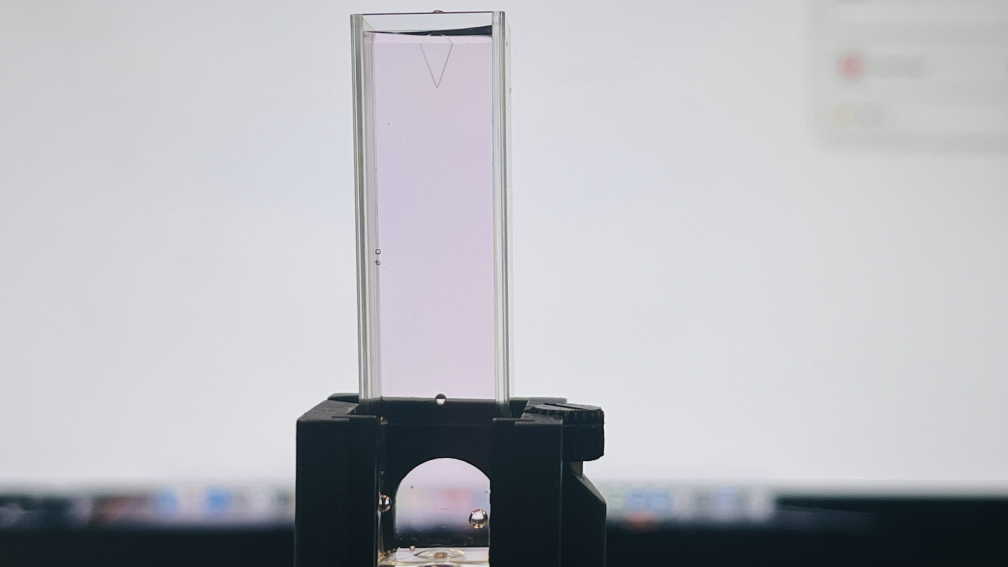
#> input picture ColorPython/ROJO01B.jpg, 4032 x 2268 px, found by its file name (shown at 1/4 size)
$ python pruebas.py
#> lines starting #> are read from the running program, lines starting #| are printed output that depends on the picture
import numpy as np
import matplotlib.pyplot as plt
from sklearn.linear_model import LinearRegression #regresión lineal para obtener la función calibración y el coeficiente de correlación.
from PIL import Image
import os

#prueba con rojo metilo 25/09/2025 - 27/09/2025

#cuadrado predefinido y asi posicionar en la parte que quiero para recortar la imagen, para que solo se vea lo que necesito.


def most_common_used_color(img): #funcion para obtener el mean de r,g,b de una imagen
    # Get width and height of Image
    width, height = img.size

    # Initialize Variable
    r_total = g_total = b_total = 0
    count = 0

    # Iterate through each pixel
    for x in range(0, width):
        for y in range(0, height):
            # r,g,b value of pixel
            r, g, b = img.getpixel((x, y))

            r_total += r
            g_total += g
            b_total += b
            count += 1

    return (r_total/count, g_total/count, b_total/count)

imagenes= [r"C:\Users\Diego\OneDrive - Universidad de Concepción\Documentos\Universidad\Semestre_8\Diseño de prototipos I\ColorPython\ROJO01B.jpg",
           r"C:\Users\Diego\OneDrive - Universidad de Concepción\Documentos\Universidad\Semestre_8\Diseño de prototipos I\ColorPython\ROJO02B.jpg",
           r"C:\Users\Diego\OneDrive - Universidad de Concepción\Documentos\Universidad\Semestre_8\Diseño de prototipos I\ColorPython\ROJO03B.jpg",
           r"C:\Users\Diego\OneDrive - Universidad de Concepción\Documentos\Universidad\Semestre_8\Diseño de prototipos I\ColorPython\ROJO04B.jpg",
           r"C:\Users\Diego\OneDrive - Universidad de Concepción\Documentos\Universidad\Semestre_8\Diseño de prototipos I\ColorPython\ROJO05B.jpg"]
#introducir las rutas de las imagenes que se quieren analizar

rval, gval, bval = [], [], [] #listas para guardar los valores de r,g,b a futuro

for i in imagenes:
    img = Image.open(i).convert('RGB') #abrir y convertir la imagen a RGB (split channels?)
#> img is the input picture: PIL image 4032x2268 RGB; mean R, G, B 181.9, 182.8, 188.2
    img_resized = img.resize((50, 50)) #redimensionar la imagen
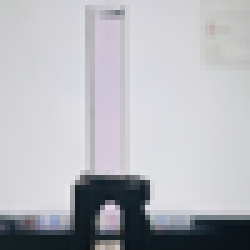
#> img_resized: PIL image 50x50 RGB (shown 5 times larger); mean R, G, B 181.9, 182.8, 188.2
    common_color = most_common_used_color(img_resized) #le aplicas la funcion a la imagen redimensionada
#> after the loop in most_common_used_color, `for x in range(0, width):`: b_total = 470437; count = 2500; g_total = 457012; r_total = 454829
#> common_color = (181.9, 182.8, 188.2)
    rval.append(common_color[0])
    gval.append(common_color[1])
    bval.append(common_color[2])
    nombre = os.path.basename(i) #para mostrar solo el nombre de la imagen y no toda la ruta
    #Ahora mostrare la imagen redimensionada para comprobar visualmente como queda
    plt.imshow(img_resized)
    plt.title(f"Imagen redimensionada: {nombre}")
    plt.show()
    print(f"Los colores de la imagen {nombre} son R,G,B en orden {common_color}")
#| Los colores de la imagen C:\Users\Diego\OneDrive - Universidad de Concepción\Documentos\Universidad\Semestre_8\Diseño de prototipos I\ColorPython\ROJO01B.jpg son R,G,B en orden (181.9316, 182.8048, 188.1748)
#> pass 2 of the loop `for i in imagenes:`:
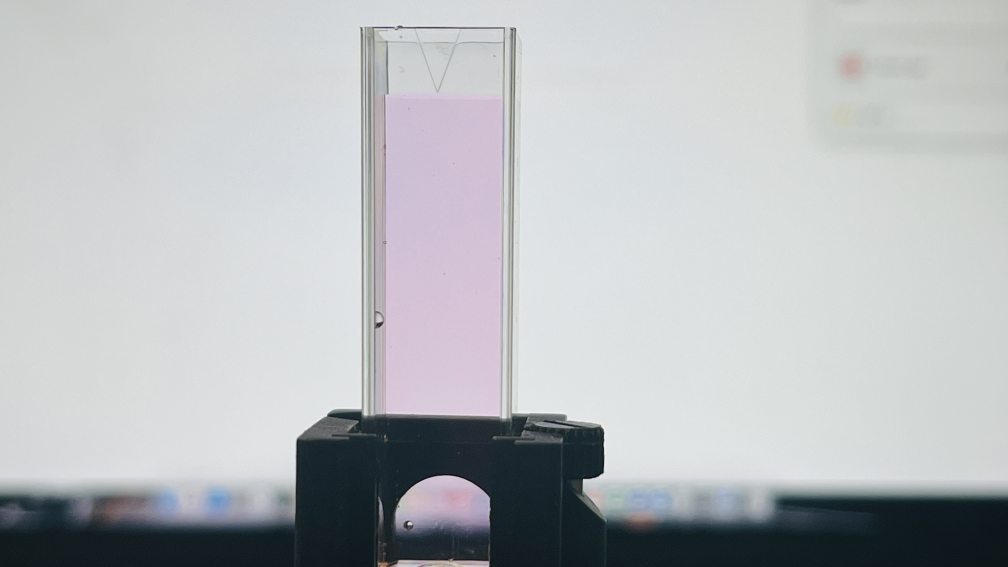
#> input picture ColorPython/ROJO02B.jpg, 4032 x 2268 px, found by its file name (shown at 1/4 size)
#> img is the input picture: PIL image 4032x2268 RGB; mean R, G, B 184, 187, 189.5
#> `img_resized = img.resize((50, 50))`:
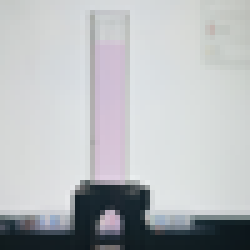
#> img_resized: PIL image 50x50 RGB (shown 5 times larger); mean R, G, B 184, 186.9, 189.5
#> common_color = (184, 186.9, 189.5)
#| Los colores de la imagen C:\Users\Diego\OneDrive - Universidad de Concepción\Documentos\Universidad\Semestre_8\Diseño de prototipos I\ColorPython\ROJO02B.jpg son R,G,B en orden (183.9604, 186.942, 189.4832)
#> pass 3 of the loop `for i in imagenes:`:
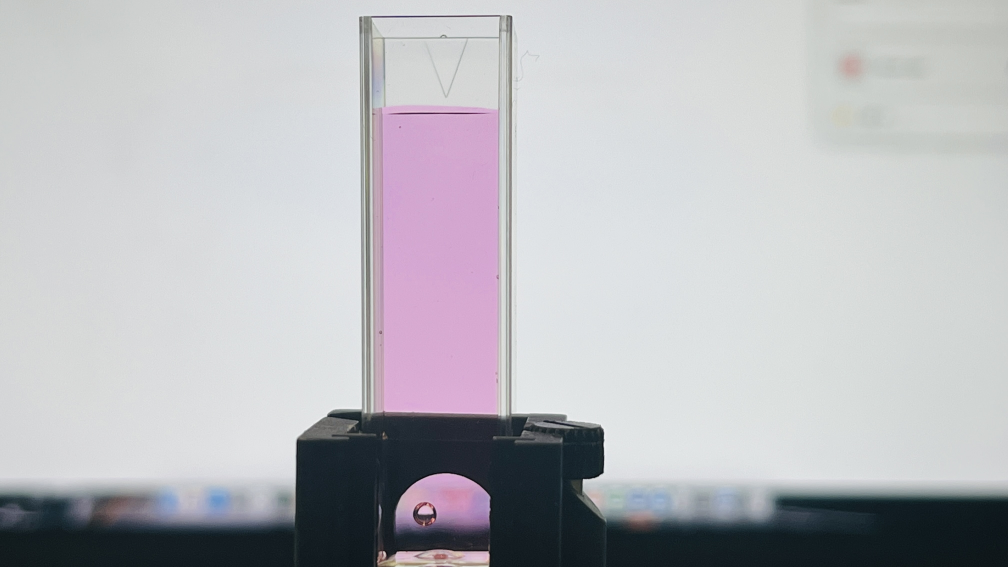
#> input picture ColorPython/ROJO03B.jpg, 4032 x 2268 px, found by its file name (shown at 1/4 size)
#> img is the input picture: PIL image 4032x2268 RGB; mean R, G, B 185.2, 185.5, 189.8
#> `img_resized = img.resize((50, 50))`:
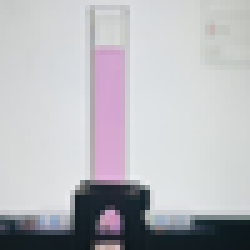
#> img_resized: PIL image 50x50 RGB (shown 5 times larger); mean R, G, B 185.2, 185.5, 189.8
#> common_color = (185.2, 185.5, 189.8)
#| Los colores de la imagen C:\Users\Diego\OneDrive - Universidad de Concepción\Documentos\Universidad\Semestre_8\Diseño de prototipos I\ColorPython\ROJO03B.jpg son R,G,B en orden (185.226, 185.5164, 189.8332)
#> the loop made 5 passes; the first 3 are shown

#Un f-string permite incrustar variables o expresiones directamente dentro de la cadena usando llaves { }.

# Convertir listas a arrays
r = np.array(rval)
g = np.array(gval)
b = np.array(bval) #basicamente me deja los datos como los txt que tenia para poder hacer el ajuste lineal

print(r,g,b)

x=[0.25,0.5,1,2,4]

x = np.array(x).reshape(-1, 1)  #https://scikit-learn.org/stable/modules/generated/sklearn.linear_model.LinearRegression.html

#regresion lineal para rojo
reg0 = LinearRegression().fit(x,r)
print(" El coeficiente de correlacion para rojo es R^2 = ", r2 := reg0.score(x, r)) #operador walrus
print(f"La recta para rojo es y = {reg0.coef_[0]}x + {reg0.intercept_}")
plt.plot(x, reg0.predict(x), color="red")

#regresion lineal para verde
reg1 = LinearRegression().fit(x, g)
print(" El coeficiente de correlacion para verde es R^2 = ", r2 := reg1.score(x, g))
print(f"La recta para verde es y = {reg1.coef_[0]}x + {reg1.intercept_}")
plt.plot(x, reg1.predict(x), color="green")

#regresion lineal para azul
reg2 = LinearRegression().fit(x, b)
print(" El coeficiente de correlacion para azul es R^2 = ", r2 := reg2.score(x, b))
print(f"La recta para azul es y = {reg2.coef_[0]}x + {reg2.intercept_}")
plt.plot(x, reg2.predict(x), color="blue")


plt.scatter(x,r, color= "red") #plot es la idea cuando se use la absorbancia
plt.scatter(x,g, color="green")
plt.scatter(x,b,color="blue") #scatter como tal
#plt.savefig("RojoMetilo.jpg")
plt.show()
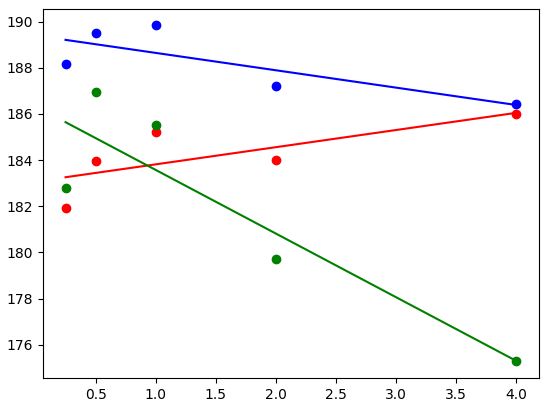
#> figure drawn by matplotlib, 1 panel

# [31 lines of commented-out code are left out]
